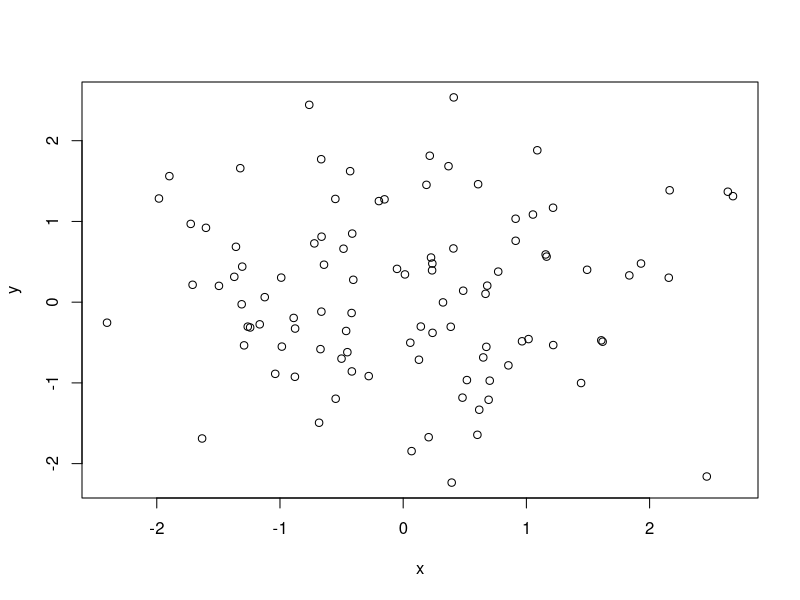
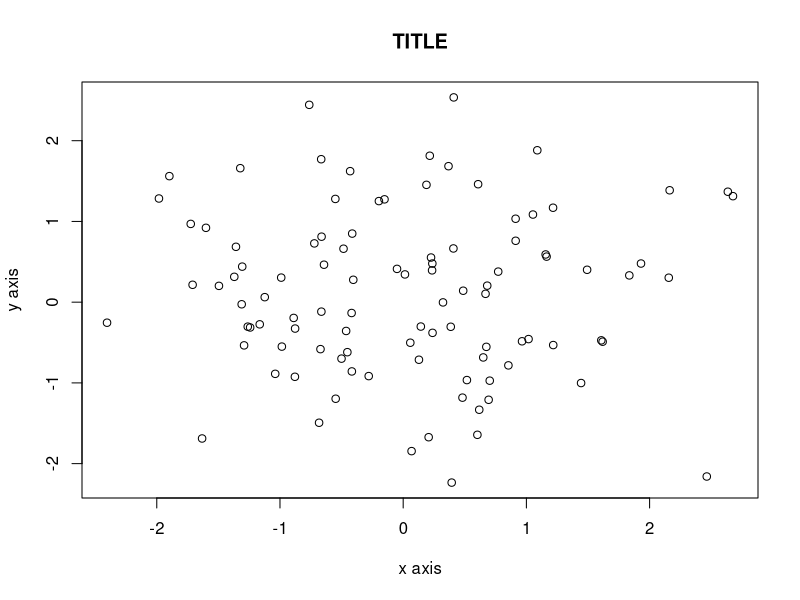
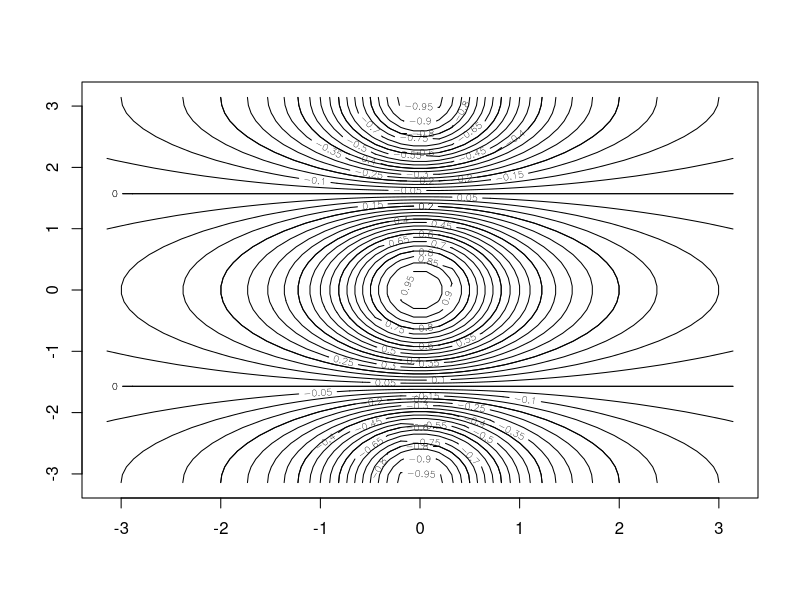
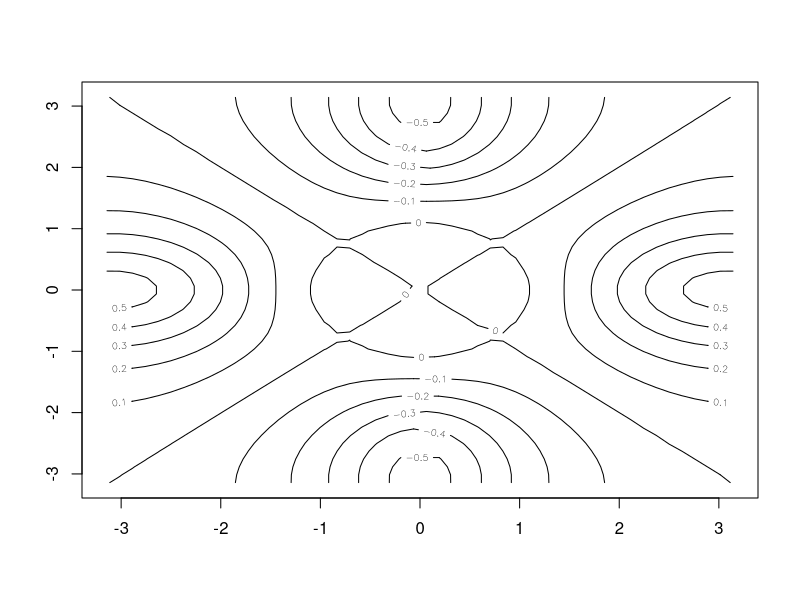
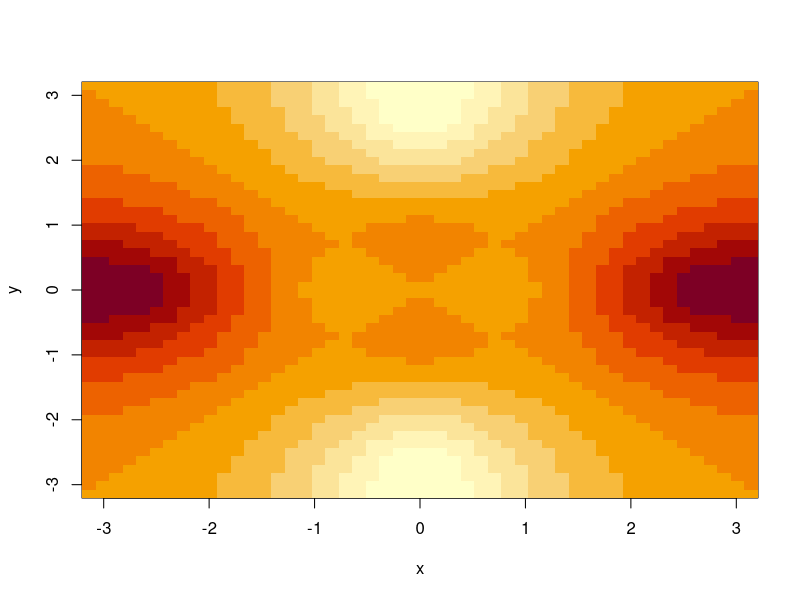
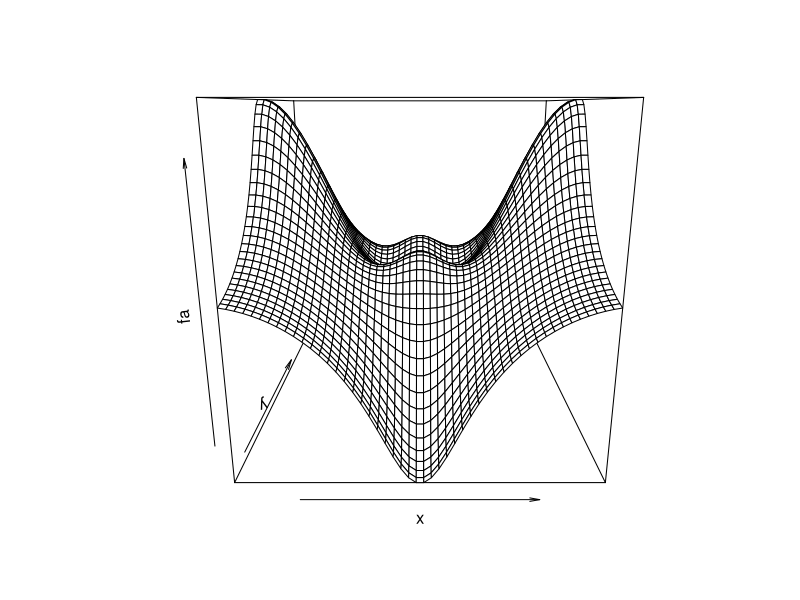
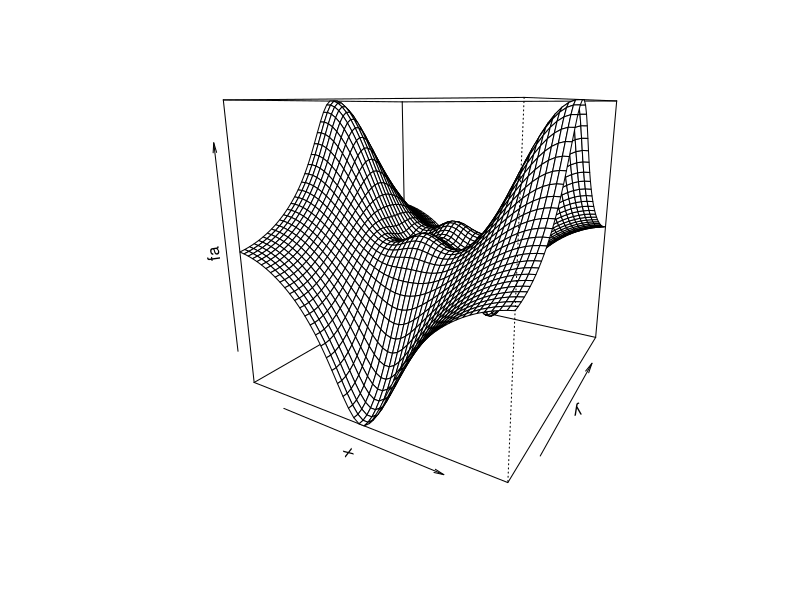
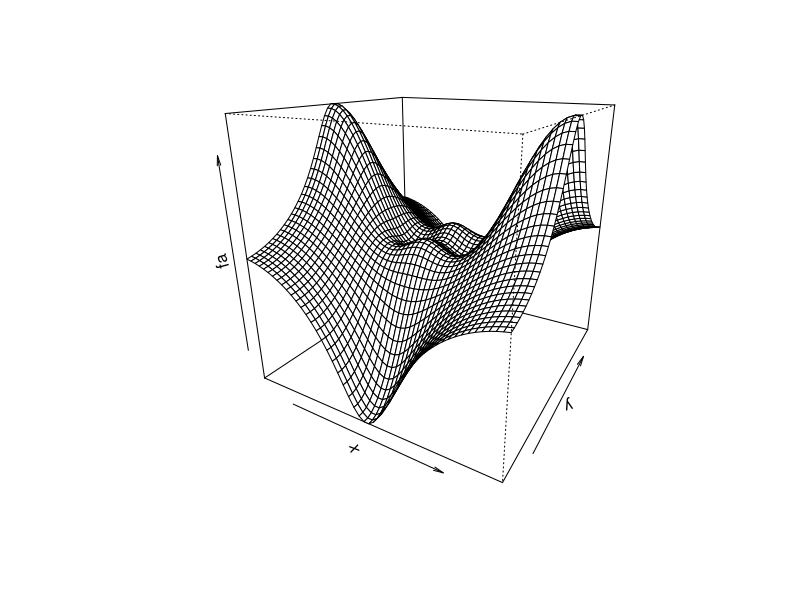

R code for these plots, in order:

# PREDICT 422 - MACHINE LEARNING LABS


#----------
# CHAPTER 2
#----------

# CREATE A VECTOR
x <- c(1,2,3,4,5)

# Length check
length(x)

# Addition
x <- c(1,6,2)
y <- c(1,4,3)

x+y

# List of objects
ls()

# Remove unwanted objects
rm(x,y)

# Remove all objects at once
rm(list=ls())

# Creating a matrix (creates column matrices by default)
x <- matrix(data = c(1,2,3,4), nrow = 2, ncol = 2)

# To fill matrix by rows
y <- matrix(c(1,2,3,4), 2, 2, byrow = TRUE)

# Square Root (can use on vector or matrix)
z <- sqrt(y)

# Exponents / powers (can use fractions and negative numbers)
zz <- y^2

# Generate a vector of random normal variables (first arg is sample size, n)
# By default, rnorm generates standard normal random variables with a mean=0 and standard dev=1.
# But these values can be altered w mean and sd arguments.
x <- rnorm(50)
y <- x+rnorm(50,mean=50, sd=.1)

# Compute correlation
cor(x,y)

# Set seed to be able to reproduce a random generation
set.seed(1303)
z <- rnorm(50)

# Mean, variance, standard deviation
# square root of variance = standard deviation
# square (^2) of standard deviation gives variance
set.seed(3)
y <- rnorm(100)
mean(y)

var(y)

sqrt(var(y))

sd(y)

(sd(y))^2


# Plotting / graphing
# See ggplot2 notes
x <- rnorm(100)
y <- rnorm(100)
plot(x,y)

plot(x,y, xlab="x axis", ylab = "y axis", main = "TITLE")


# Create a sequence of numbers
x <- seq(1,10)

# Creates a sequence of 10 equally spaced numbers between 0 and 1
seq(0, 1, length=10)

# Shorthand for seq(3,11) for integers
3:11


# Contour Plot, 3 dimensions
# 1. need vector of x values
# 2. need vector of y values
# 3. need a matrix corresponding to the z value for each x,y coordinate.

x <- seq(-pi, pi, length=50)
y <- x
f <- outer(x,y,function(x,y)cos(y)/(1+x^2)) # This creates a 50x50 matrix

contour(x,y,f)
contour(x,y,f, nlevels=45, add=T)

fa <- (f-t(f))/2

contour(x,y,fa,nlevels=15)

# Contour plot with color as third dimension
# This is a heatmap
image(x,y,fa)

# 3 dimensional plot
persp(x, y, fa)

persp(x, y, fa, theta=30)
persp(x, y, fa, theta=30, phi=20)
persp(x, y, fa, theta=30, phi=70)
persp(x, y, fa, theta=30, phi=40)


# Indexing / selecting part of a matrix or vector

A <- matrix(1:16, 4, 4)

A[2,3]   # row, column



